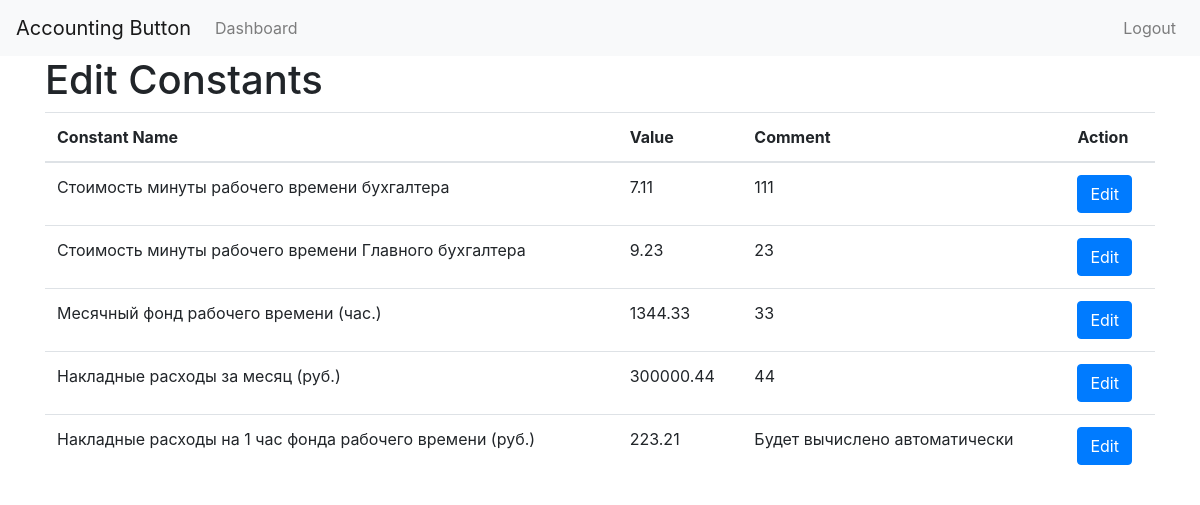
Page /constants/ (signed in) on the earlier database version.
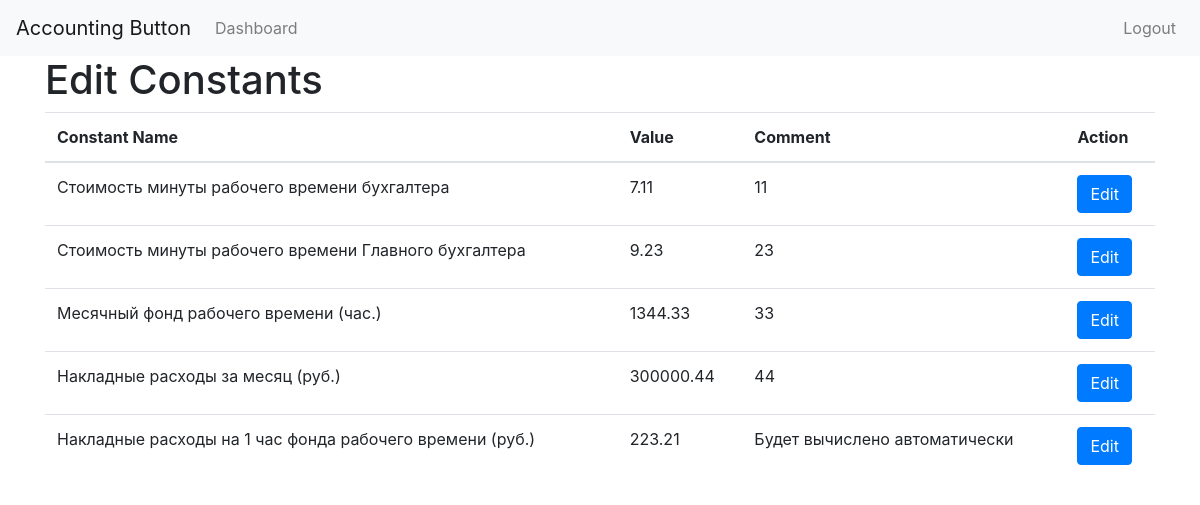
Same page on the later database version.
### Accounting_button/models.py (models this page shows, shortened)
class Constant(models.Model):
    name = models.CharField(max_length=150, unique=True)  # Наименование
    value = models.DecimalField(max_digits=10, decimal_places=2)  # Значение
    comment = models.TextField(blank=True)  # Комментарий

### Accounting_button/views.py (the view)
# urls.py: path('constants/', views.constant_list, name='constant_list'),  # Новый путь для редактирования констант
@login_required
def constant_list(request):
    if request.method == 'POST' and 'constant_id' in request.POST:
        constant_id = request.POST.get('constant_id')
        constant = Constant.objects.get(id=constant_id)
        form_constant = ConstantForm(request.POST, instance=constant)
        if form_constant.is_valid():
            form_constant.save()
            return redirect('constant_list')
    else:
        constants = Constant.objects.all()
        constants_forms = [(constant, ConstantForm(instance=constant)) for constant in constants]
    return render(request, 'Accounting_button/constant_list.html', {
        'constants_forms': constants_forms,
        'user': request.user,
    })

### Accounting_button/templates/Accounting_button/constant_list.html (shortened to what this page needs)
{% extends "Accounting_button/base.html" %}
{% block content %}
<h1>Edit Constants</h1>
<table class="table">
    <thead>
        <tr>
            <th>Constant Name</th>
            <th>Value</th>
            <th>Comment</th>
            <th>Action</th>
        </tr>
    </thead>
    <tbody>
        {% for constant, form in constants_forms %}
        <tr>
            <td>{{ constant.name }}</td>
            <td>{{ form.value.value }}</td>
            <td>{{ form.comment.value }}</td>
            <td>
                <a href="{% url 'constant_edit' constant.id %}" class="btn btn-primary">Edit</a>
            </td>
        </tr>
        {% endfor %}
    </tbody>
</table>
{% endblock %}

Differences in the rows shown:
changed Constant "Стоимость минуты рабочего времени бухгалтера": comment.value "111" → "11"
